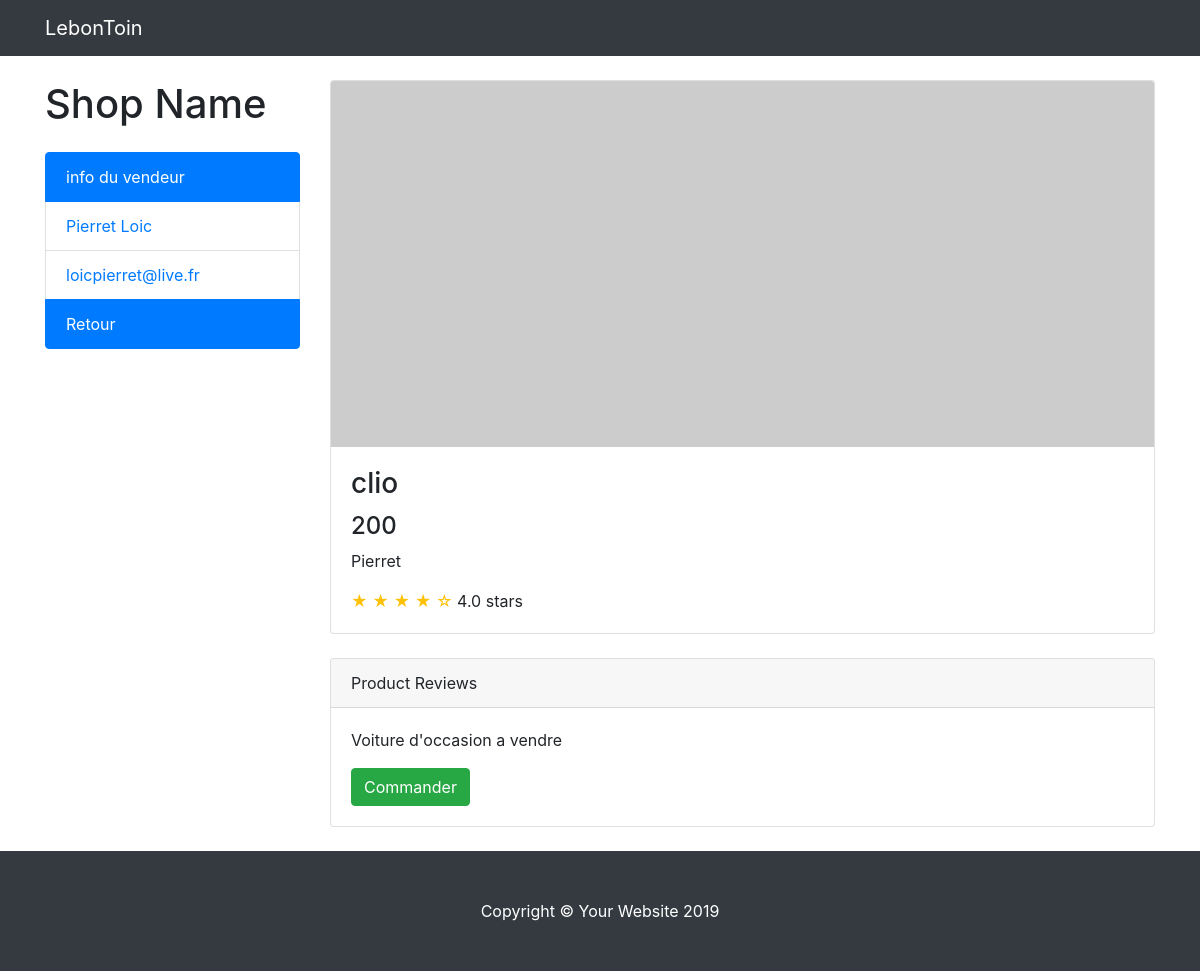
Screenshot of /desc.php?id=1 with the database file from the repository.
### tables this page shows
CREATE TABLE `annonce` (
  `id_annonce` int(11) NOT NULL,
  `titre` varchar(100) NOT NULL,
  `prix` float NOT NULL,
  `description` varchar(1000) NOT NULL,
  `photo` varchar(100) DEFAULT NULL,
  `date_publication` date NOT NULL,
  `statut` varchar(10) NOT NULL,
  `catégorie` varchar(100) NOT NULL,
  `id_proprietaire` int(11) NOT NULL
);

CREATE TABLE `user` (
  `id_user` int(11) NOT NULL,
  `nom` varchar(100) NOT NULL,
  `prenom` varchar(100) NOT NULL,
  `email` varchar(100) NOT NULL,
  `password` varchar(100) NOT NULL,
  `photo` varchar(100) DEFAULT NULL
);

### desc.php (the view, shortened to what this page needs)
<?php
include("config.php");
?>
<!DOCTYPE html>
<html lang="en">
<head>
  <link href="vendor/bootstrap/css/bootstrap.min.css" rel="stylesheet">
  <link href="css/shop-item.css" rel="stylesheet">
</head>
<body>
  <nav class="navbar navbar-expand-lg navbar-dark bg-dark fixed-top">
    <div class="container">
      <a class="navbar-brand" href="index.php">LebonToin</a>
    </div>
  </nav>
  <div class="container">
    <div class="row">
    <?php
      $req = $bdd->query("SELECT * FROM annonce AS an INNER JOIN user AS us ON an.id_proprietaire = us.id_user WHERE id_annonce = ".$_GET["id"]);
      $res = $req->fetch();
    ?>
      <div class="col-lg-3">
        <h1 class="my-4">Shop Name</h1>
        <div class="list-group">
          <a href="#" class="list-group-item active">info du vendeur</a>
          <a href="#" class="list-group-item"><?= $res["nom"] ?> <?= $res["prenom"] ?></a>
          <a href="#" class="list-group-item"><?= $res["email"] ?></a>
          <a href="item.php?cat=<?php echo $res['catégorie'] ?>" class="list-group-item active">Retour</a>
        </div>
      </div>
      <div class="col-lg-9">
        <div class="card mt-4">
          <img class="card-img-top img-fluid" src="http://placehold.it/900x400" alt="">
          <div class="card-body">
            <h3 class="card-title"><?= $res["titre"] ?></h3>
            <h4><?= $res["prix"] ?></h4>
            <p class="card-text"><?= $res["nom"] ?></p>
            <span class="text-warning">&#9733; &#9733; &#9733; &#9733; &#9734;</span>
            4.0 stars
          </div>
        </div>
        <div class="card card-outline-secondary my-4">
          <div class="card-header">
            Product Reviews
          </div>
          <div class="card-body">
            <p><?= $res["description"] ?></p>
            <a href="#" class="btn btn-success">Commander</a>
          </div>
        </div>
      </div>
    </div>
  </div>
  <footer class="py-5 bg-dark">
    <div class="container">
      <p class="m-0 text-center text-white">Copyright &copy; Your Website 2019</p>
    </div>
  </footer>
</body>
</html>

### css/shop-item.css (style rules this page uses)
body { padding-top: 56px; }

### rows the page displays
annonce: user.nom "Pierret", user.prenom "Loic", user.email "loicpierret@live.fr", titre "clio", prix "200", description "Voiture d'occasion a vendre"
